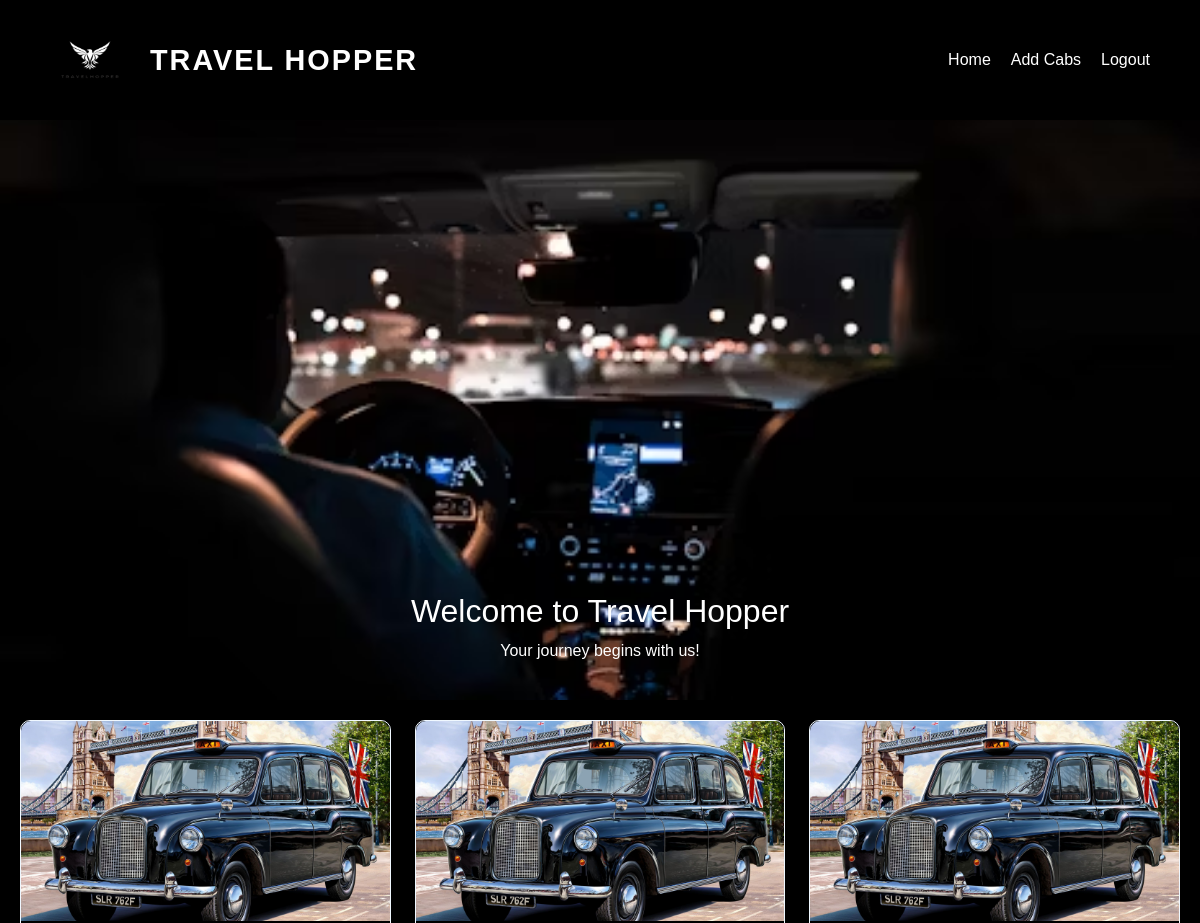
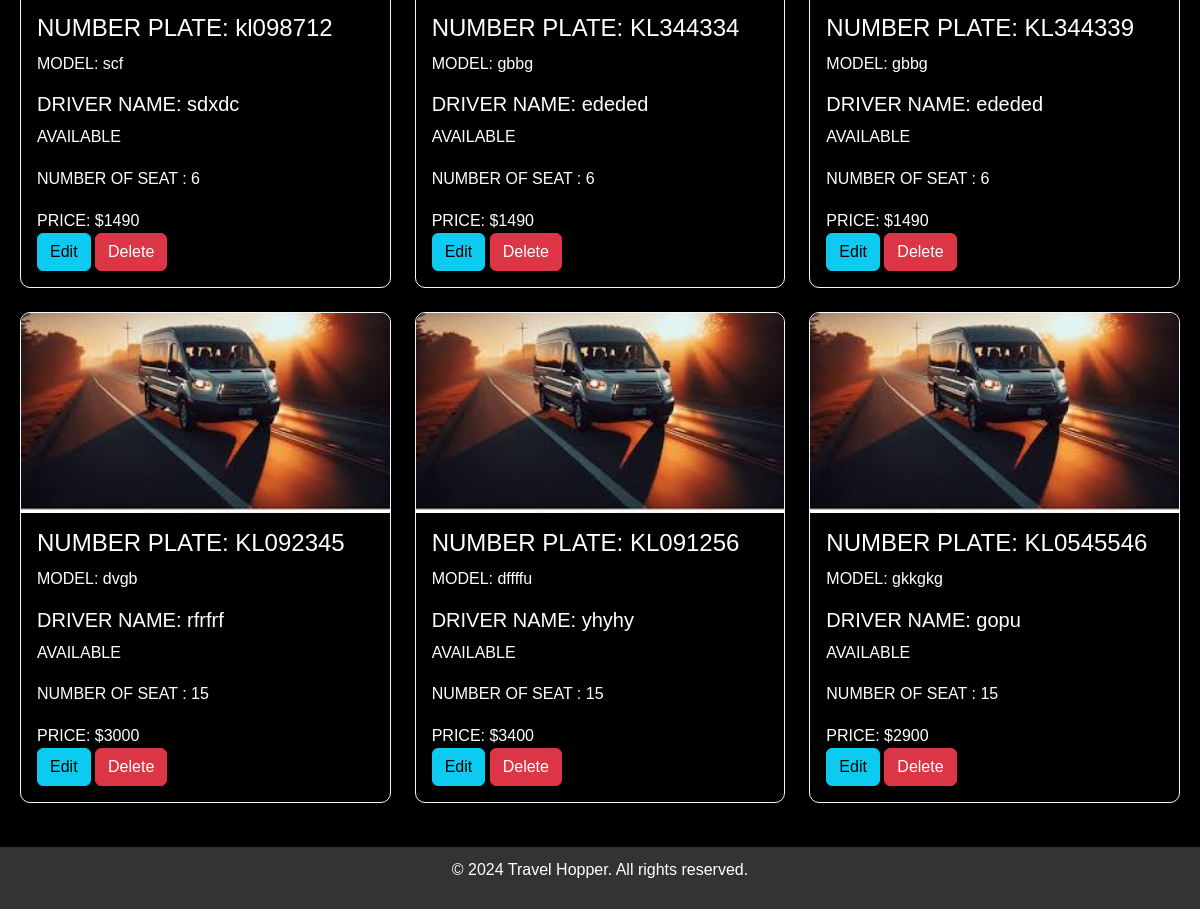
The page /shop_home on the database its author committed (2 pictures, top to bottom).
### app/models.py (models this page shows, shortened)
class Cab(models.Model):
    pid=models.TextField()
    vehicle_type = models.CharField(max_length=100)
    number_plate = models.CharField(max_length=15, unique=True)
    model = models.CharField(max_length=50)
    driver_name = models.CharField(max_length=100)
    seats = models.IntegerField(null=True, blank=True)
    available = models.IntegerField()
    price=models.IntegerField()
    img = models.FileField()

### app/views.py (the view)
# urls.py: path('shop_home',views.shop_home),
def shop_home(req):
    cabs=Cab.objects.all()
    return render(req,'admin/home.html',{'Cab':cabs})

### templates/admin/home.html (shortened to what this page needs)
<!DOCTYPE html>
<html lang="en">
<head>
    {% load static %}
    <link href="https://cdn.jsdelivr.net/npm/bootstrap@5.3.3/dist/css/bootstrap.min.css" rel="stylesheet">
</head>
<body>
    <header>
        <div class="main-header">
            <div class="logo">
                <img src="{% static '/images/Untitled design.png' %}" alt="logo">
                <h1>TRAVEL HOPPER</h1>
            </div>
            <ul>
                <li><a href="/">Home</a></li>
                <li><a href="../add_cab">Add Cabs</a></li>
                <li><a href="../logout">Logout</a></li>
        </ul>
        </div>
    </header>
    <section class="hero">
        <div class="hero-content">
            <h2>Welcome to Travel Hopper</h2>
            <p>Your journey begins with us!</p>
        </div>
    </section>
    <div class="container bg-black text-white" style="max-width: 1200px; padding: 20px;">
        <div class="row">
            {% for cabs in Cab %}
            <div class="col-lg-4 mb-4">
                <a href="view_cabs/{{cabs.pk}}" style="text-decoration: none; color: white;">
                    <div class="card shadow-sm bg-black text-white" style="transition: 0.3s; border-radius: 10px;border-color: aliceblue;">
                        <img class="card-img-top" src="{{cabs.img.url}}" alt="Card image"
                            style="width: 100%; height: 200px; object-fit: cover; border-top-left-radius: 10px; border-top-right-radius: 10px;">
                        <div class="card-body">
                            <h4 class="card-title">NUMBER PLATE: {{cabs.number_plate}}</h4>
                            <p class="card-text">MODEL: {{cabs.model}}</p>
                            <h5 class="card-title">DRIVER NAME: {{cabs.driver_name}}</h5>
                            <p class="card-text">AVAILABLE {{cabs.avilable}}</p>
                            <p class="card-text"> NUMBER OF SEAT : {{cabs.seats}}</p>
                            <p class="card-text">PRICE: ${{ cabs.price }}</p>
                            <a href="edit_cab/{{cabs.pk}}" class="btn btn-info">Edit</a>
                            <a href="delete_cab/{{cabs.pk}}" class="btn btn-danger">Delete</a>
                        </div>
                    </div>
                </a>
            </div>
            {% endfor %}
        </div>
    </div>
    <footer>
        <p>&copy; 2024 Travel Hopper. All rights reserved.</p>
    </footer>
</body>
</html>

### rows shown on the page
Cab: img (picture), number_plate "kl098712", model "scf", driver_name "sdxdc", seats "6", price "1490"
Cab: img (picture), number_plate "KL344334", model "gbbg", driver_name "ededed", seats "6", price "1490"
Cab: img (picture), number_plate "KL344339", model "gbbg", driver_name "ededed", seats "6", price "1490"
Cab: img (picture), number_plate "KL092345", model "dvgb", driver_name "rfrfrf", seats "15", price "3000"
Cab: img (picture), number_plate "KL091256", model "dffffu", driver_name "yhyhy", seats "15", price "3400"
Cab: img (picture), number_plate "KL0545546", model "gkkgkg", driver_name "gopu", seats "15", price "2900"
